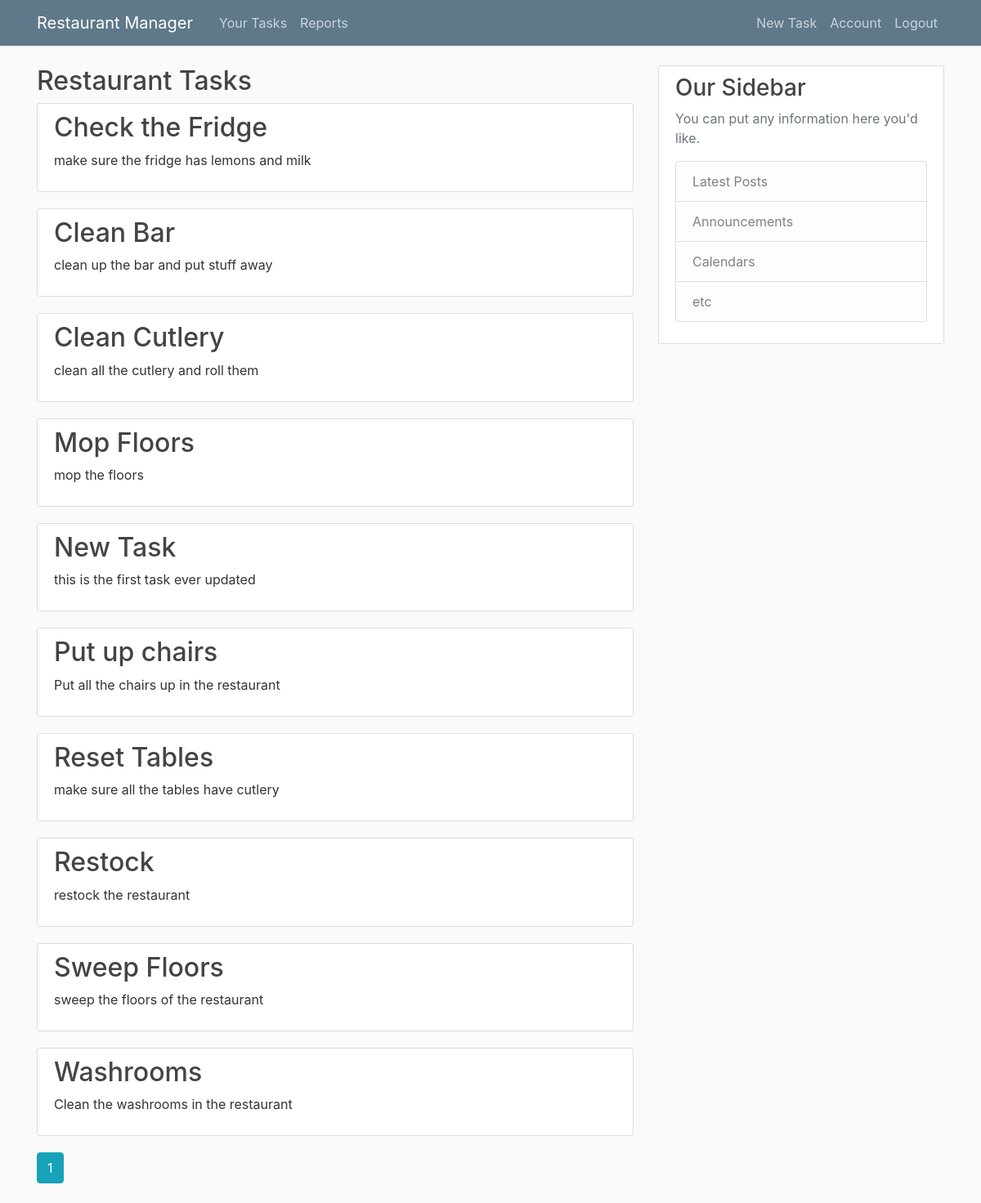
The page /tasks (signed in) on the database its author committed.
### restaurantmanager/models.py (models this page shows, shortened)
class Task(db.Model):
    id = db.Column(db.Integer, primary_key=True)
    name = db.Column(db.String(30), nullable=False)
    description = db.Column(db.String(250), nullable=True)
    r_id = db.Column(db.Integer, db.ForeignKey('restaurant.id'), nullable=False)

### restaurantmanager/tasks/routes.py (the view)
@tasks.route('/tasks')
@login_required
def list_of_tasks():
    page = request.args.get('page', 1, type=int)
    user_role = Role.query.filter_by(user_id=current_user.id).first()
    r_id = user_role.r_id
    tasks = Task.query.filter_by(r_id=r_id).order_by(Task.name.asc()).paginate(page=page, per_page = 10)
    return render_template('tasks.html', tasks=tasks)

### restaurantmanager/models.py (called while the page is built)
@login_manager.user_loader
def load_user(user_id):
    return User.query.get(int(user_id))

### restaurantmanager/Templates/tasks.html
{% extends "layout.html" %}
{% block content %}
    <h2>Restaurant Tasks</h2>
    {% for task in tasks.items %}
        <article class="media content-section">
            <div class="media-body">
            <h2><a class="article-title" href="{{ url_for('tasks.task', task_id=task.id) }}">{{ task.name }}</a></h2>
            <p class="article-content">{{ task.description }}</p>
            </div>
        </article>
    {% endfor %}
    {% for page_num in tasks.iter_pages(left_edge=1, right_edge=4, left_current=1, right_current=5) %}
        {% if page_num %}
            {% if tasks.page == page_num %}
                <a class="btn btn-info mb-4" href="{{ url_for('tasks.list_of_tasks', page=page_num) }}">{{ page_num }}</a>
            {% else %}
                <a class="btn btn-outline-info mb-4" href="{{ url_for('tasks.list_of_tasks', page=page_num) }}">{{ page_num }}</a>
            {% endif %}
        {% else %}
            ...
        {% endif %}
    {% endfor %}
{% endblock content %}

### restaurantmanager/static/main.css (style rules this page uses)
body { background: #fafafa; color: #333333; margin-top: 5rem; }
h1, h2, h3, h4, h5, h6 { color: #444444; }
.content-section { background: #ffffff; padding: 10px 20px; border: 1px solid #dddddd; border-radius: 3px; margin-bottom: 20px; }
.article-title { color: #444444; }
.article-content { white-space: pre-line; }

### rows shown on the page
Task: name "Check the Fridge", description "make sure the fridge has lemons and milk"
Task: name "Clean Bar", description "clean up the bar and put stuff away"
Task: name "Clean Cutlery", description "clean all the cutlery and roll them"
Task: name "Mop Floors", description "mop the floors"
Task: name "New Task", description "this is the first task ever updated"
Task: name "Put up chairs", description "Put all the chairs up in the restaurant"
Task: name "Reset Tables", description "make sure all the tables have cutlery"
Task: name "Restock", description "restock the restaurant"
Task: name "Sweep Floors", description "sweep the floors of the restaurant"
Task: name "Washrooms", description "Clean the washrooms in the restaurant"

### other values the page prints
{{ page_num }} "1"
